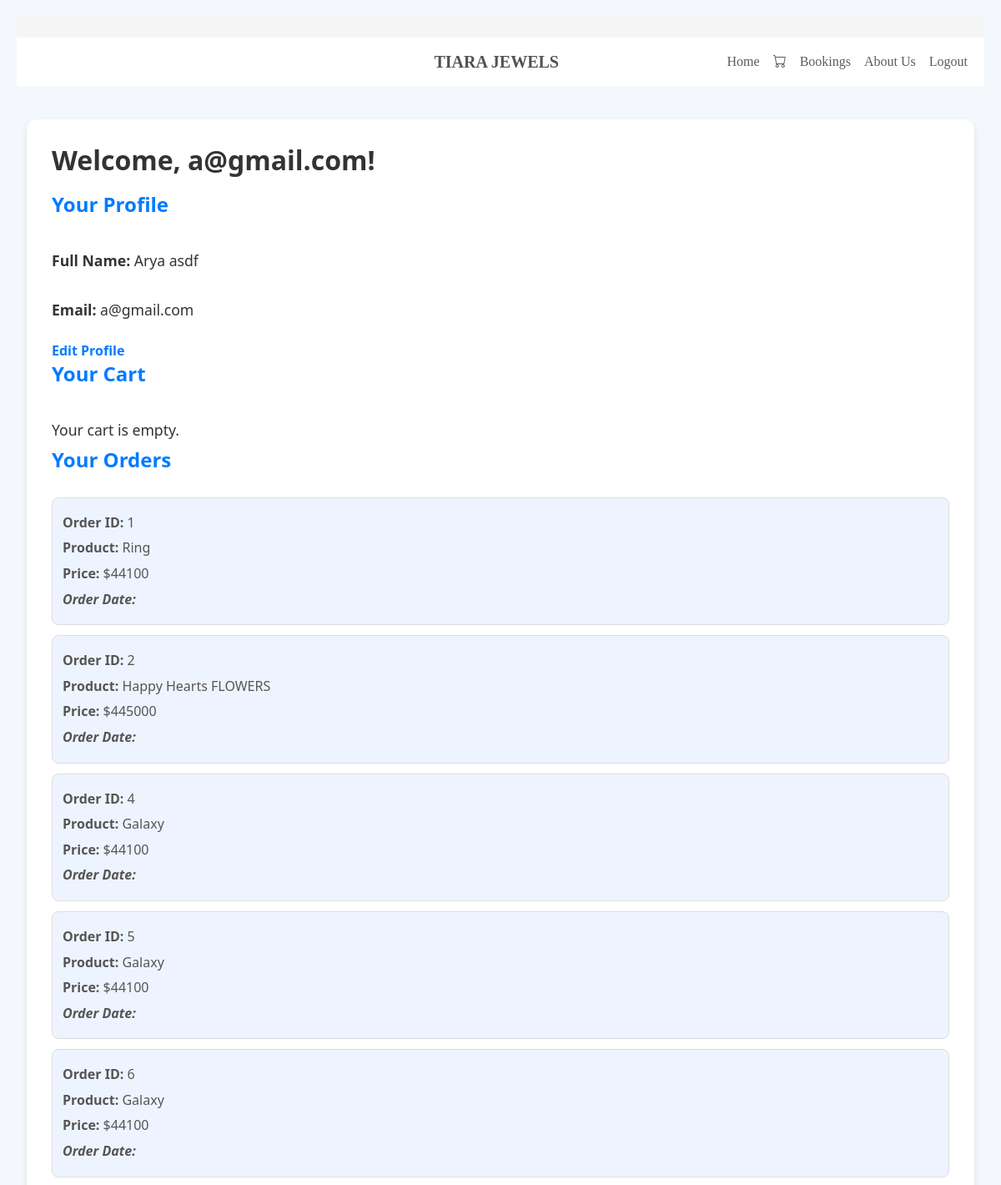
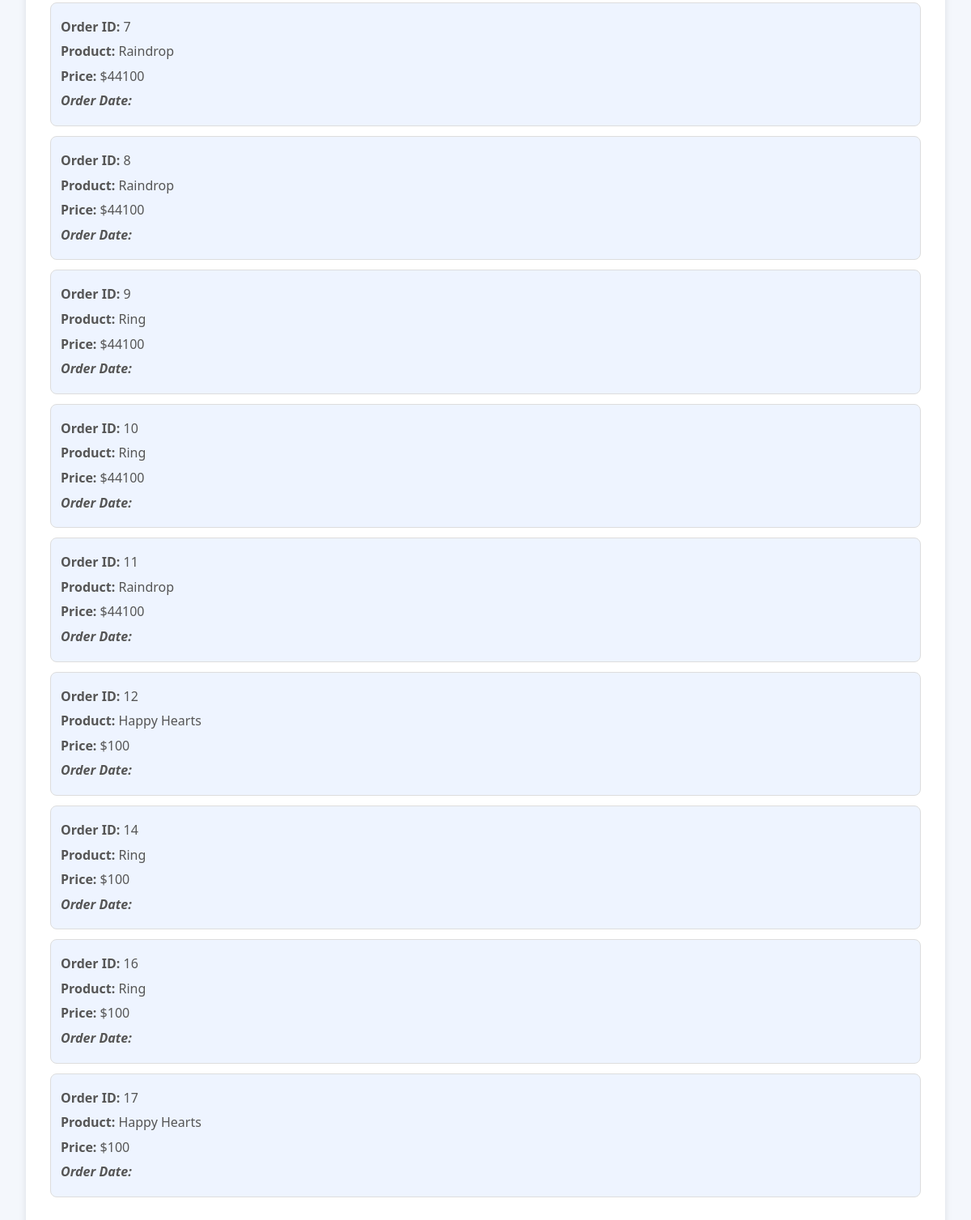
Screenshot of /profile/ (signed in) with the database file from the repository (2 pictures, top to bottom).
### app/models.py (models this page shows, shortened)
class Buy(models.Model):
    user=models.ForeignKey(User,on_delete=models.CASCADE)
    product=models.ForeignKey(Jewelry,on_delete=models.CASCADE)
    price=models.IntegerField()
    date=models.DateField(auto_now_add=True)
    quantity = models.PositiveIntegerField(default=1)
    address = models.ForeignKey(Address, on_delete=models.CASCADE, null=True)  # Make it nullable
    is_confirmed = models.BooleanField(default=False)
    order=models.ForeignKey(Order,on_delete=models.CASCADE,null=True)

class Jewelry(models.Model):
    name = models.CharField(max_length=255)
    description = models.TextField()
    material = models.CharField(max_length=100)
    price = models.DecimalField(max_digits=10, decimal_places=2)
    weight = models.DecimalField(max_digits=5, decimal_places=2)
    image = models.ImageField()
    created_at = models.DateTimeField(auto_now_add=True)
    category = models.ForeignKey(JewelryType, on_delete=models.CASCADE)

### app/views.py (the view)
# urls.py: path('profile/', views.user_profile, name='user_profile'),
def user_profile(req):
    if 'user' in req.session:
        log_user = User.objects.get(username=req.session['user'])
        user_details = {
            'username': log_user.username,
            'email': log_user.email,
            'full_name': log_user.first_name + " " + log_user.last_name,
        }
        cart_items = Cart.objects.filter(user=log_user)
        orders = Buy.objects.filter(user=log_user)
        return render(req, 'user/profile.html', {
            'user_details': user_details,
            'cart_items': cart_items,
            'orders': orders
        })
    else:
        return redirect(login)  # Redirect to login page if user is not logged in

### templates/user/profile.html (shortened to what this page needs)
<!DOCTYPE html>
<html lang="en">
<head>
    {% load static %}
    <link rel="stylesheet" href="{% static '/css/cart.css' %}">
    <link rel="stylesheet" href="https://cdn.jsdelivr.net/npm/bootstrap-icons@1.11.3/font/bootstrap-icons.min.css">
    <link href="https://cdn.jsdelivr.net/npm/bootstrap@5.3.3/dist/css/bootstrap.min.css" rel="stylesheet">
</head>
<body>
                  <div class="line" style="background-color: whitesmoke; width: 100%; height: 25px; color: white; font-size: 13px; padding-left: 33%;"></div>
                  <nav class="navbar navbar-expand-lg navbar-light " style="background-color:  white; top: 0px; font-family: 'Times New Roman', Times, serif; font-weight: 500px;" >
                    <div class="container-fluid">
                        <a class="navbar-brand" href="#" style="color: rgb(82, 81, 81); font-weight: 800; padding-left: 43%;">TIARA JEWELS</i></a>
                        <div class="collapse navbar-collapse" id="navbarNav">
                            <ul class="navbar-nav ms-auto">
                                <li class="nav-item">
                                    <a class="nav-link active" style="color: rgb(92, 92, 92);" aria-current="page" href="../user_home">Home</a>
                                </li>
                                <li class="nav-item">
                                    <a class="nav-link" style="color: rgb(92, 92, 92);" href="../cart_display"><i class="bi bi-cart"></i></a>
                                </li>
                                <li class="nav-item">
                                    <a class="nav-link" style="color: rgb(92, 92, 92);" href="../user_booking">Bookings</a>
                                </li>
                                <li class="nav-item">
                                    <a class="nav-link" style="color: rgb(92, 92, 92); " href="../about">About Us</a>
                                </li>
                                <li class="nav-item">
                                    <a class="nav-link" style="color: rgb(92, 92, 92); " href="../logout">Logout</a>
                                </li>
                            </ul>
                        </div>
                    </div>
                </nav>
  <div class="container">
    <div class="profile-card">
        <h2>Welcome, {{ user_details.username }}!</h2>
        <div class="profile-info">
            <h3>Your Profile</h3>
            <p><strong>Full Name:</strong> {{ user_details.full_name }}</p>
            <p><strong>Email:</strong> {{ user_details.email }}</p>
            <a href="{% url 'edit_profile' %}" class="edit-link">Edit Profile</a>
        </div>
        <div class="cart-info">
            <h3>Your Cart</h3>
            {% if cart_items %}
                <ul>
                    {% for item in cart_items %}
                        <li>
                            <img src="{{ item.product.image.url }}" alt="{{ item.product.name }}">
                            <div>
                                <p><strong>{{ item.product.name }}</strong></p>
                                <p>${{ item.product.price }}</p>
                            </div>
                        </li>
                    {% endfor %}
                </ul>
            {% else %}
                <p>Your cart is empty.</p>
            {% endif %}
        </div>
        <div class="order-info">
            <h3>Your Orders</h3>
            {% if orders %}
                <ul>
                    {% for order in orders %}
                        <li>
                            <div>
                                <p><strong>Order ID:</strong> {{ order.id }}</p>
                                <p><strong>Product:</strong> {{ order.product.name }}</p>
                                <p><strong>Price:</strong> ${{ order.price }}</p>
                                <p><strong>Order Date:</strong> {{ order.created_at }}</p>
                            </div>
                        </li>
                    {% endfor %}
                </ul>
            {% else %}
                <p>You have not made any orders yet.</p>
            {% endif %}
        </div>
    </div>
  </div>
</body>
</html>

### static/css/cart.css (style rules this page uses)
.container { margin-top: 20px; padding: 20px; }

### templates/user/profile.html (style rules this page uses)
* { margin: 0; padding: 0; box-sizing: border-box; }
body { font-family: 'Segoe UI', Tahoma, Geneva, Verdana, sans-serif; background-color: #f4f7fc; color: #333; line-height: 1.6; padding: 20px; }
.container { width: 100%; max-width: 1200px; margin: 0 auto; }
.profile-card { background-color: #fff; border-radius: 12px; box-shadow: 0 4px 8px rgba(0, 0, 0, 0.1); margin: 20px 0; padding: 30px; }
.profile-card h2 { font-size: 2rem; color: #333; margin-bottom: 20px; font-weight: bold; }
.profile-card h3 { font-size: 1.5rem; color: #007BFF; margin-bottom: 15px; font-weight: bold; }
.profile-info, .cart-info, .order-info { display: flex; flex-direction: column; gap: 15px; }
.profile-info p, .cart-info p, .order-info p { font-size: 1.1rem; margin: 8px 0; }
.profile-info .edit-link, .cart-info .remove-link { color: #007BFF; font-weight: bold; text-decoration: none; }
.cart-info ul, .order-info ul { list-style-type: none; padding-left: 0; }
.cart-info li, .order-info li { background-color: #f9f9f9; border: 1px solid #ddd; border-radius: 8px; padding: 12px; margin-bottom: 12px; display: flex; align-items: center; gap: 15px; }
.order-info li { background-color: #eef4ff; }
.order-info p { font-size: 1rem; color: #555; }
.order-info li p { margin: 5px 0; }
.order-info li p:last-child { font-style: italic; }

### rows the page displays
Buy: id "1", product.name "Ring", price "44100"
Buy: id "2", product.name "Happy Hearts FLOWERS", price "445000"
Buy: id "4", product.name "Galaxy", price "44100"
Buy: id "5", product.name "Galaxy", price "44100"
Buy: id "6", product.name "Galaxy", price "44100"
Buy: id "7", product.name "Raindrop", price "44100"
Buy: id "8", product.name "Raindrop", price "44100"
Buy: id "9", product.name "Ring", price "44100"
Buy: id "10", product.name "Ring", price "44100"
Buy: id "11", product.name "Raindrop", price "44100"
Buy: id "12", product.name "Happy Hearts", price "100"
Buy: id "14", product.name "Ring", price "100"
Buy: id "16", product.name "Ring", price "100"
Buy: id "17", product.name "Happy Hearts", price "100"

### other values shown
{{ user_details.username }} "a@gmail.com"
{{ user_details.full_name }} "Arya asdf"
{{ user_details.email }} "a@gmail.com"
